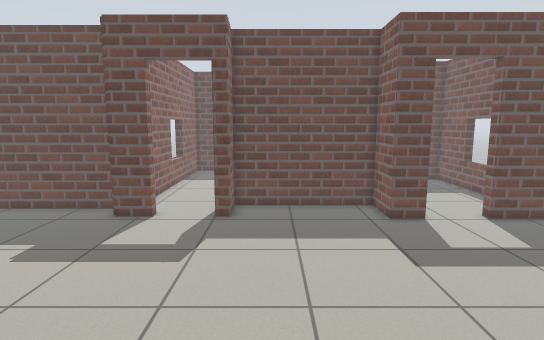
[1] (above)

19 first-person views from a walk through a world built for the Gazebo simulator. The camera is 1.2 m above the floor, tilts 8° down and sees 80° across. Floor lines are 1 m apart. The floor is counted in squares, 0.25 m on a side. Each view is taken from the middle of a square. On the plan, view 1 faces up. The plan holds only what a view shows up to about 20 squares ahead; the rest is blank. The place goes on beyond the plan. Some stock models are drawn as simple stand-ins. Some surface patterns are stand-ins.

[2]
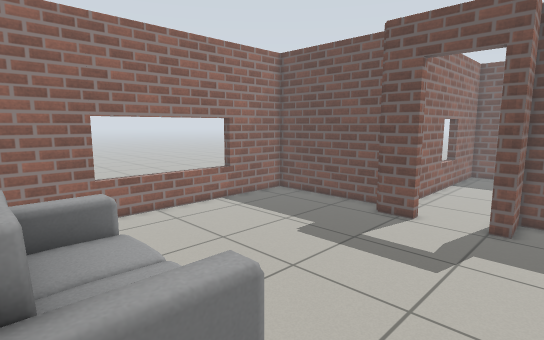

[3]
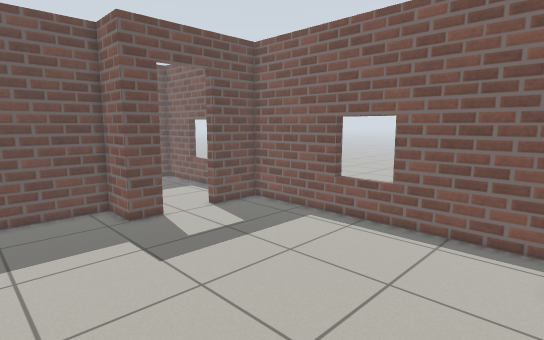

[4]
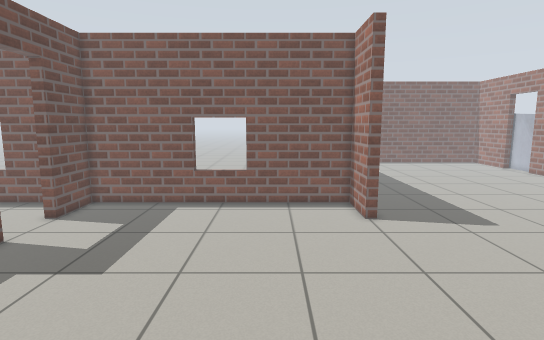

[5]
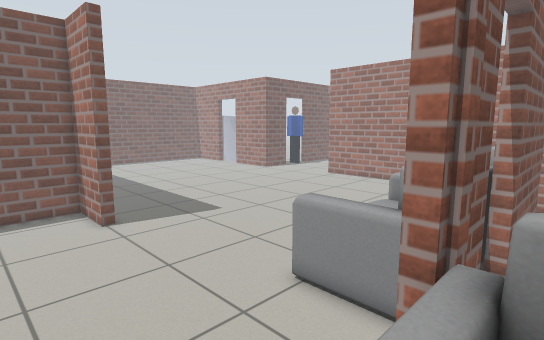

[6]
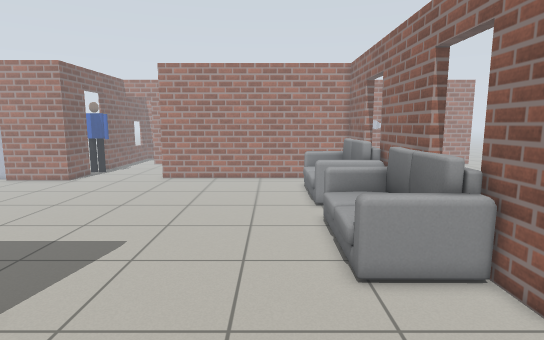

[7]
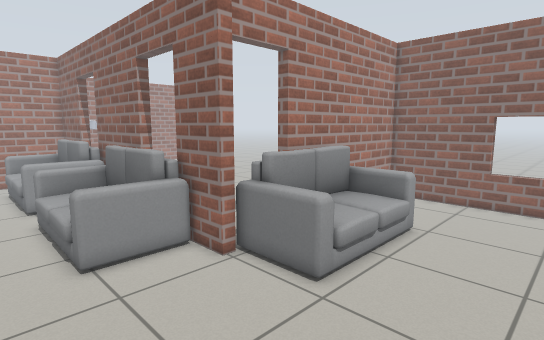

[8]
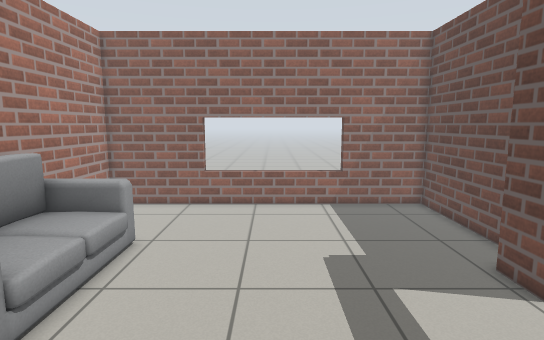

[9]
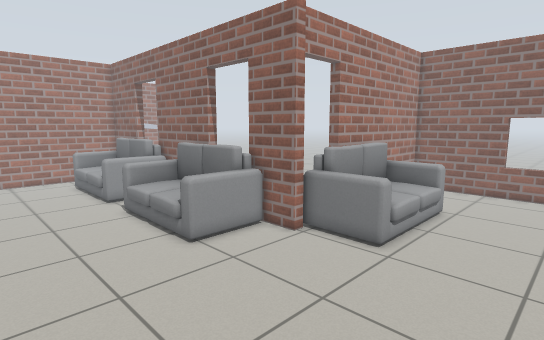

[10]
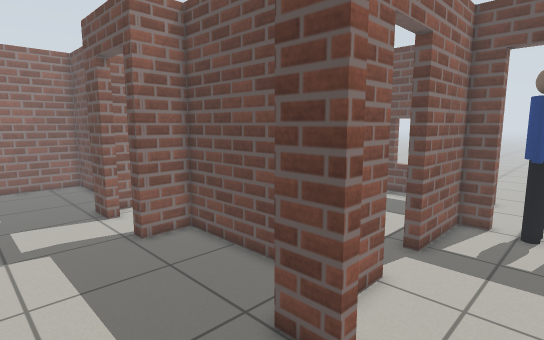

[11]
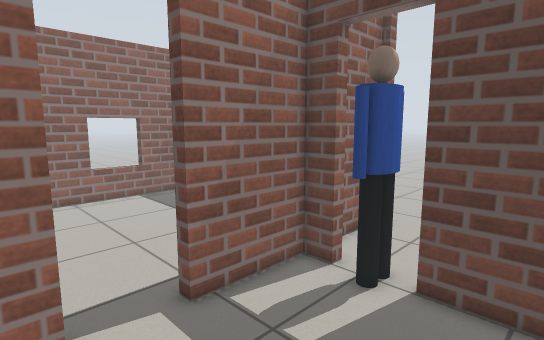

[12]
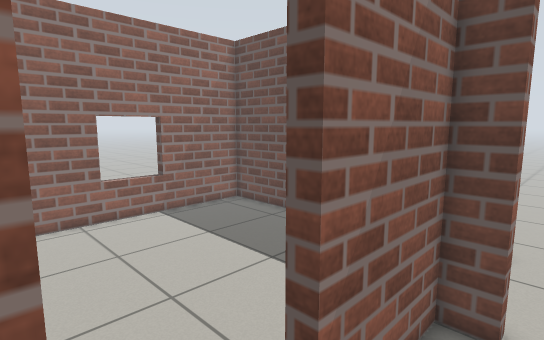

[13]
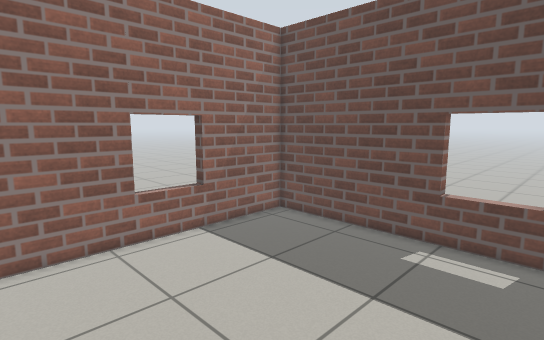

[14]
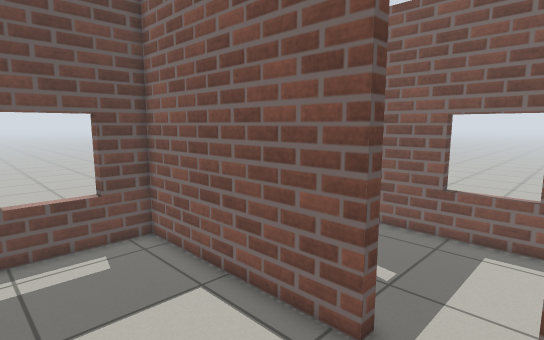

[15]
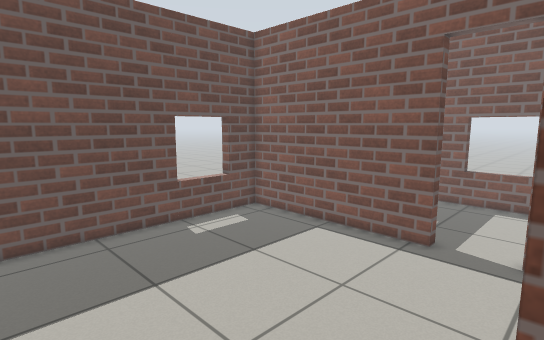

[16]
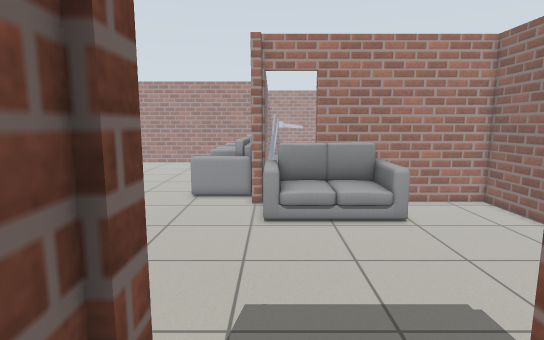

[17]
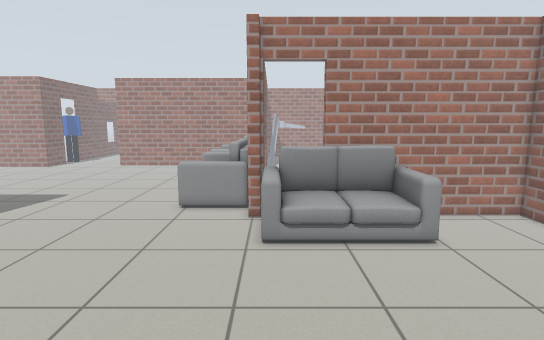

[18]
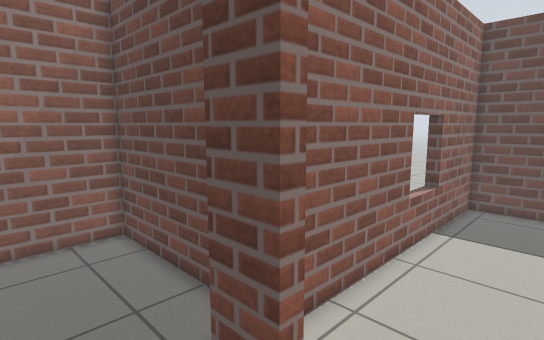

[19]
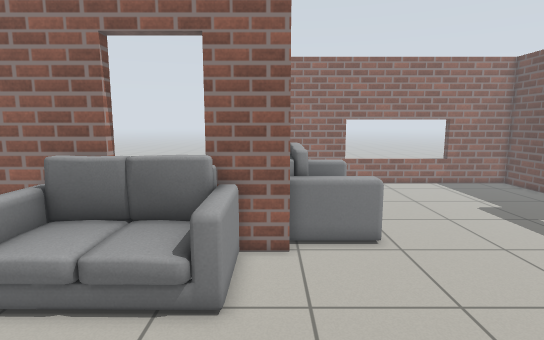

### Floor plan
Points are (right, up) in squares from view 1. A wall is a line through its corners. A room is listed if a view was taken in it or the views show most of it. See-through windows are left out.
Room 1 (views 1, 2, 3, 4, 5, 6, 7, 8, 9, 10, 17, 18, 19)
walls: (-3.4, -0.8) (-3.4, -0.3) (-2.8, -0.3) (-2.8, -3.5); (-3.4, -3.5) (-3.4, -2.1); (11.1, -0.5) (11.1, 0.2) (14.5, 0.2) (14.5, 16.1) (11.1, 16.1); (-3.4, -7) (-2.8, -7) (-2.8, -13.4); (7.8, 16.1) (6, 16.1) (6, 18.8) (-2.2, 18.8) (-2.1, 16.4) (-3, 16.4); (-6.2, 16.4) (-8.2, 16.4); (-9, 18.1) (-17.2, 18.1) (-17.2, -0.7) (-6.7, -0.7) (-6.7, -1.4)
ways out: open door at (9.5, 16.3) to room 2; open door at (-4.5, 17) to room 3; open door at (-3, -13); open door at (-3, -7)
objects: sofa (-11, -1) to (-4, 4); sofa (-3, -9) to (2, -2); sofa (-2, -13) to (2, -12)
Room 2 (views 11, 12)
walls: (14.5, 19) (14.5, 27.2); (6.6, 20.4) (6.6, 18.7); (7.8, 16.7) (7.8, 16.1); (13.6, 28) (10.8, 28); (7.8, 28) (6.6, 28) (6.6, 23.3)
ways out: open door at (9.5, 16.3) to room 1; open door at (6, 22) to room 3; open door at (8, 28)
Room 3 (views 13, 14, 15, 16)
walls: (6, 23.3) (6, 33.5) (-7.8, 33.5) (-7.8, 17.5); (-2.8, 17) (-2.9, 19.5)
ways out: open door at (-4.5, 17) to room 1; open door at (6, 22) to room 2

Where each view was taken, in squares from view 1:
view 1: 0 up, 0 right, facing up
view 2: 0 up, 0 right, facing up-left
view 3: 0 up, 0 right, facing up-right
view 4: 5 up, 5 left, facing right
view 5: 5 up, 5 left, facing down-right
view 6: 7 up, 4 right, facing down
view 7: 9 up, 4 right, facing down-left
view 8: 9 up, 2 right, facing left
view 9: 9 up, 8 right, facing down-left
view 10: 11 up, 11 right, facing up-left
view 11: 19 up, 14 right, facing up-left
view 12: 20 up, 9 right, facing up-left
view 13: 20 up, 5 right, facing up-left
view 14: 20 up, 0 right, facing up-right
view 15: 19 up, 7 left, facing up-right
view 16: 19 up, 4 left, facing down
view 17: 16 up, 4 left, facing down
view 18: 13 up, 3 left, facing up-left
view 19: 1 down, 9 right, facing left
